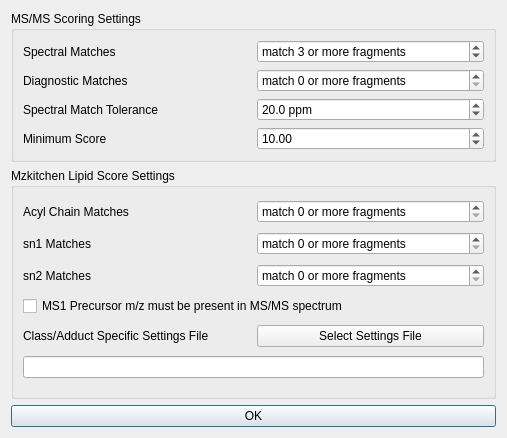
<?xml version="1.0" encoding="UTF-8"?>
<ui version="4.0">
 <class>MSMSScoringSettingsDialog</class>
 <widget class="QDialog" name="MSMSScoringSettingsDialog">
  <property name="geometry">
   <rect>
    <x>0</x>
    <y>0</y>
    <width>507</width>
    <height>438</height>
   </rect>
  </property>
  <property name="windowTitle">
   <string>MS/MS Scoring Settings</string>
  </property>
  <layout class="QGridLayout" name="gridLayout">
   <item row="0" column="0" colspan="2">
    <widget class="QGroupBox" name="groupBox_5">
     <property name="title">
      <string>MS/MS Scoring Settings</string>
     </property>
     <layout class="QGridLayout" name="gridLayout_6">
      <item row="3" column="2">
       <widget class="QDoubleSpinBox" name="spnMatchTol">
        <property name="suffix">
         <string> ppm</string>
        </property>
        <property name="decimals">
         <number>1</number>
        </property>
        <property name="maximum">
         <double>1000.000000000000000</double>
        </property>
        <property name="singleStep">
         <double>1.000000000000000</double>
        </property>
        <property name="value">
         <double>20.000000000000000</double>
        </property>
       </widget>
      </item>
      <item row="3" column="0">
       <widget class="QLabel" name="lblMatchTol">
        <property name="text">
         <string>Spectral Match Tolerance</string>
        </property>
       </widget>
      </item>
      <item row="0" column="2">
       <widget class="QSpinBox" name="spnMinMatches">
        <property name="suffix">
         <string> or more fragments</string>
        </property>
        <property name="prefix">
         <string>match </string>
        </property>
        <property name="maximum">
         <number>99999999</number>
        </property>
        <property name="value">
         <number>3</number>
        </property>
       </widget>
      </item>
      <item row="0" column="0">
       <widget class="QLabel" name="lblSpectralMatches">
        <property name="text">
         <string>Spectral Matches</string>
        </property>
       </widget>
      </item>
      <item row="2" column="0">
       <widget class="QLabel" name="lblDiagnosticMatches">
        <property name="text">
         <string>Diagnostic Matches</string>
        </property>
       </widget>
      </item>
      <item row="4" column="0">
       <widget class="QLabel" name="lblMinScore">
        <property name="text">
         <string>Minimum Score</string>
        </property>
       </widget>
      </item>
      <item row="2" column="2">
       <widget class="QSpinBox" name="spnMinDiagnostic">
        <property name="suffix">
         <string> or more fragments</string>
        </property>
        <property name="prefix">
         <string>match </string>
        </property>
       </widget>
      </item>
      <item row="4" column="2">
       <widget class="QDoubleSpinBox" name="spnMinScore">
        <property name="maximum">
         <double>9999999.000000000000000</double>
        </property>
        <property name="singleStep">
         <double>5.000000000000000</double>
        </property>
        <property name="value">
         <double>10.000000000000000</double>
        </property>
       </widget>
      </item>
     </layout>
    </widget>
   </item>
   <item row="3" column="0" colspan="2">
    <widget class="QPushButton" name="btnOK">
     <property name="text">
      <string>OK</string>
     </property>
    </widget>
   </item>
   <item row="1" column="0" rowspan="2" colspan="2">
    <widget class="QGroupBox" name="groupBox">
     <property name="title">
      <string>Mzkitchen Lipid Score Settings</string>
     </property>
     <layout class="QGridLayout" name="gridLayout_2">
      <item row="1" column="1">
       <widget class="QSpinBox" name="spnMinSn1">
        <property name="suffix">
         <string> or more fragments</string>
        </property>
        <property name="prefix">
         <string>match </string>
        </property>
       </widget>
      </item>
      <item row="2" column="1">
       <widget class="QSpinBox" name="spnMinSn2">
        <property name="suffix">
         <string> or more fragments</string>
        </property>
        <property name="prefix">
         <string>match </string>
        </property>
       </widget>
      </item>
      <item row="1" column="0">
       <widget class="QLabel" name="lblSn1">
        <property name="text">
         <string>sn1 Matches</string>
        </property>
       </widget>
      </item>
      <item row="5" column="1">
       <widget class="QPushButton" name="btnLoadClassAdduct">
        <property name="text">
         <string>Select Settings File</string>
        </property>
       </widget>
      </item>
      <item row="0" column="1">
       <widget class="QSpinBox" name="spnMinAcyl">
        <property name="suffix">
         <string> or more fragments</string>
        </property>
        <property name="prefix">
         <string>match </string>
        </property>
       </widget>
      </item>
      <item row="3" column="0" colspan="2">
       <widget class="QCheckBox" name="chkRequirePrecursorInMS2">
        <property name="text">
         <string>MS1 Precursor m/z must be present in MS/MS spectrum</string>
        </property>
       </widget>
      </item>
      <item row="0" column="0">
       <widget class="QLabel" name="lblAcylChain">
        <property name="text">
         <string>Acyl Chain Matches</string>
        </property>
       </widget>
      </item>
      <item row="5" column="0">
       <widget class="QLabel" name="lblClassAdduct">
        <property name="text">
         <string>Class/Adduct Specific Settings File</string>
        </property>
       </widget>
      </item>
      <item row="2" column="0">
       <widget class="QLabel" name="lblSn2">
        <property name="text">
         <string>sn2 Matches</string>
        </property>
       </widget>
      </item>
      <item row="6" column="0" colspan="2">
       <widget class="QLineEdit" name="classAdductFileName"/>
      </item>
     </layout>
    </widget>
   </item>
  </layout>
 </widget>
 <resources/>
 <connections/>
</ui>
